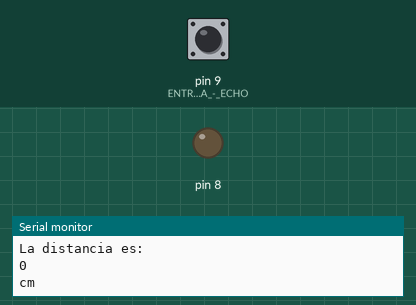
A sketch run on a simulated Arduino Uno, built with avr-gcc and run on an emulated ATmega328P. Parts: output pins drawn as LEDs (lit = HIGH), the last lines printed to the serial monitor. The test bench sets the inputs (shaded band); at power-on: pin 9 (ENTRADA_-_ECHO) LOW. Pins used as bus, display or sensor lines are not drawn.

Above: at 1.2 s.
1.3 s: pin 9 (ENTRADA_-_ECHO) pulsed HIGH 2 times (0.12 s each, 0.3 s apart)
At 3.1 s:
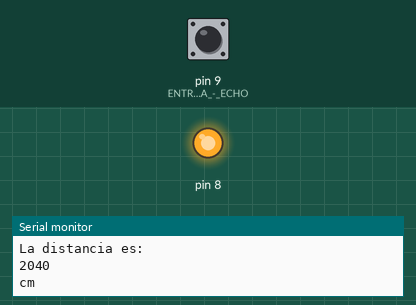
Timing chart, 0 to 5.2 s (numbered marks = the images above; inputs shaded):
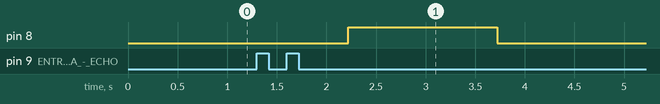

Measured:
- after the input at 1.3 s, pin 8: LOW → HIGH after 0.92 s, → LOW 1.5 s later

The sketch:

SENSOR_DE_DISTANCIA_CON_LED.ino
```cpp
long distancia;//longitud de distancia
long tiempo;

void setup() {
 Serial.begin(9600);
 pinMode(10, OUTPUT); //SALIDA - TRIG
 pinMode(9, INPUT); // ENTRADA - ECHO
 pinMode(8,OUTPUT);
}

void loop() {

  //TRIG
  digitalWrite(10, LOW);//recibir del pulso del trig
  delayMicroseconds(5);
  digitalWrite(10, HIGH);//envio del pulso del trig
  delayMicroseconds(10);


  //ECHO
  tiempo=pulseIn(9, HIGH); //FORMULA PA MEDIR EL PULSO - ENTRADA
  distancia=long(0.017*tiempo);//FORMULA DISTANCIA

  //IMPRIMIR
  Serial.println("La distancia es: ");
  Serial.println(distancia);
  Serial.println("cm");
  delay(500);


  if(distancia>10){

    digitalWrite(8,HIGH);

  }else{
    digitalWrite(8,LOW);

    }


}
```
